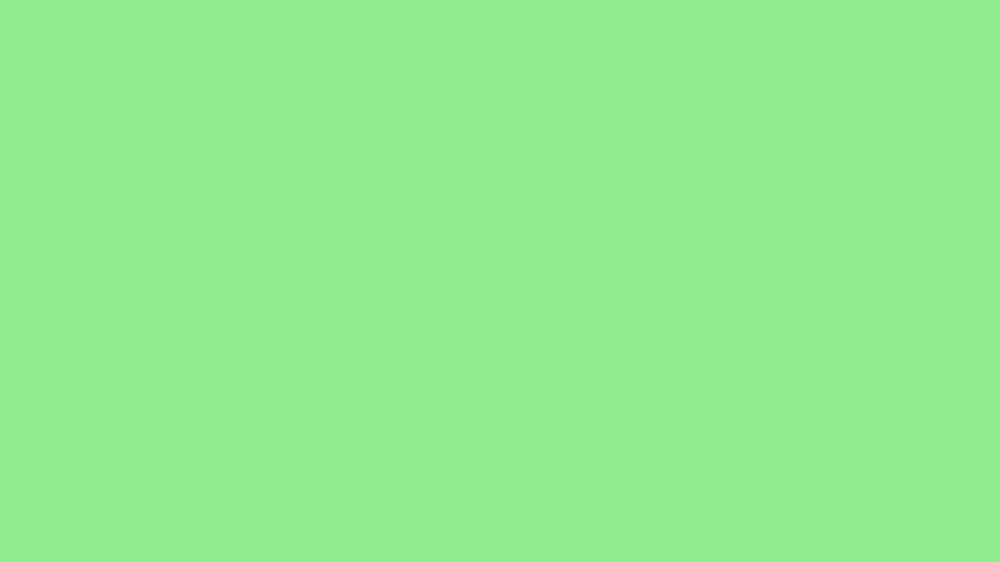
#> input picture OpenCV/color.png, 1000 x 562 px, shrunk from 1920 x 1080 before the run
$ python OpenCV.py   (older library calls are emulated)
#> lines starting #> are read from the running program, lines starting #| are printed output that depends on the picture; after the words box and inside, x2 and y2 are one past the last pixel; in counts of white or black regions, pixels touching at a corner belong together
import cv2
import numpy as np
import matplotlib.pyplot as plt

# Function to display images in a grid
def display_images(images, titles, rows, cols, figsize=(15, 10)):#images- list of image to display, titles: list of titles for each image, rows, cols-in grid,figsixe:width and height
    """Display multiple images in a grid layout"""
    fig, axes = plt.subplots(rows, cols, figsize=figsize)
    axes = axes.flatten() if rows * cols > 1 else [axes]#easier to iterate for us, suppose 100 elements(axes), it becomes 50

    for idx, (img, title) in enumerate(zip(images, titles)):
        if len(img.shape) == 2:  # Grayscale
            axes[idx].imshow(img, cmap='gray')#imshow shows image
        else:  # Color
            axes[idx].imshow(cv2.cvtColor(img, cv2.COLOR_BGR2RGB))
        axes[idx].set_title(title)
        axes[idx].axis('off')

    plt.tight_layout()
    plt.show()

# Load images
print("Loading images...")
color_img = cv2.imread('color.png')
#> color_img is the input picture: shape (562, 1000, 3); mean B, G, R 144, 238, 144
lion_img = cv2.imread('lion.jpg')
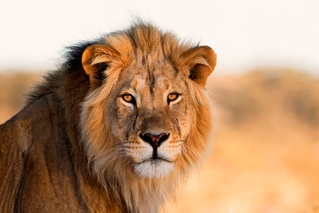
#> input picture OpenCV/lion.jpg, 319 x 213 px, shrunk from 612 x 408 before the run
#> lion_img is the input picture: shape (213, 319, 3); mean B, G, R 118.5, 150.7, 188.1

# Check if images are loaded
if color_img is None or lion_img is None:
    print("Error: Could not load images. Please check the file paths.")
    exit()

print(f"Color image shape: {color_img.shape}")#shapes of both images
#| Color image shape: (562, 1000, 3)
print(f"Lion image shape: {lion_img.shape}")
#| Lion image shape: (213, 319, 3)

# ===== 1. COLOR CONVERSIONS =====
print("\n1. Performing color conversions...")

# Convert to Grayscale
gray_color = cv2.cvtColor(color_img, cv2.COLOR_BGR2GRAY)#function that conversts BGR to Gray
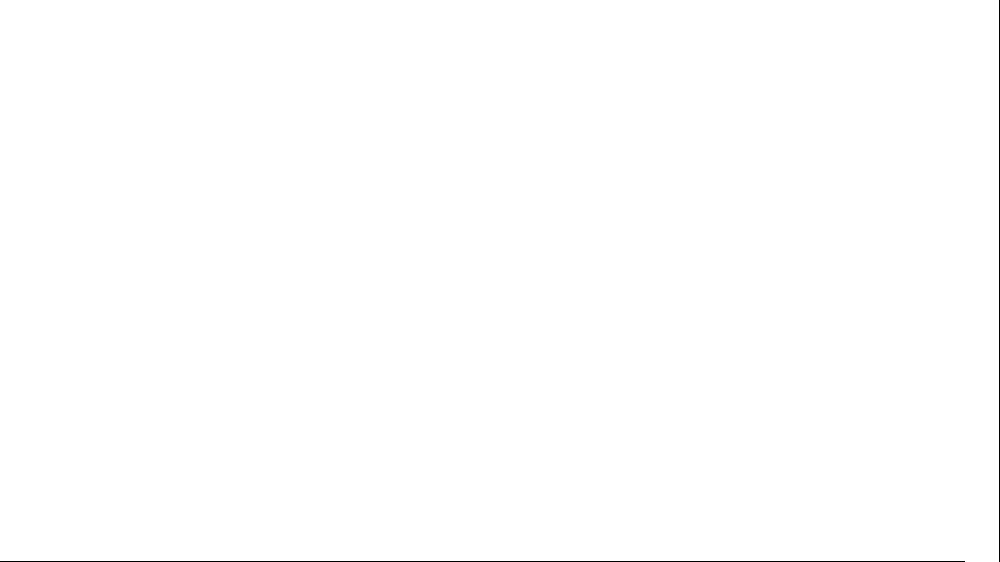
#> gray_color: shape (562, 1000); values 198 (black) and 199 (white), 99.7% white; black in thin lines or dots
gray_lion = cv2.cvtColor(lion_img, cv2.COLOR_BGR2GRAY)
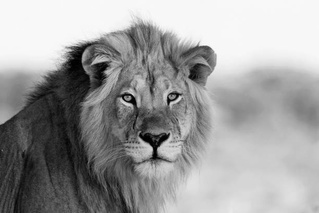
#> gray_lion: shape (213, 319); min 0, max 254, mean 158.1

# Convert to  # a format (hue, saturation & value)
hsv_color = cv2.cvtColor(color_img, cv2.COLOR_BGR2HSV)
#> hsv_color: shape (562, 1000, 3); mean H, S, V 60, 101, 238
hsv_lion = cv2.cvtColor(lion_img, cv2.COLOR_BGR2HSV)
#> hsv_lion: shape (213, 319, 3); mean H, S, V 14.4, 112.4, 188.2

# Display color conversions
display_images(
    [color_img, gray_color, hsv_color],
    ['Original Color', 'Grayscale', 'HSV'],
    1, 3 # 1 row, 3 images in 3 columns
)
#> the loop in display_images, `for idx, (img, title) in enumerate(zip(images, titles)):` made 3 passes
#> title on passes 1 to 3: 'Original Color', 'Grayscale', 'HSV'

display_images(
    [lion_img, gray_lion, hsv_lion],
    ['Original Lion', 'Grayscale Lion', 'HSV Lion'],
    1, 3
)
#> the loop in display_images (call 2), `for idx, (img, title) in enumerate(zip(images, titles)):` made 3 passes

# ===== 2. EDGE DETECTION =====
print("\n2. Performing edge detection...")

# Canny Edge Detection
edges_color = cv2.Canny(gray_color, 100, 200)
#> edges_color: shape (562, 1000); every value is 0
edges_lion = cv2.Canny(gray_lion, 100, 200)
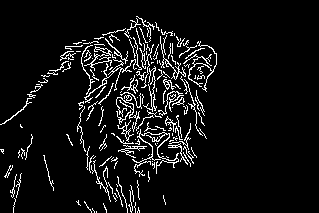
#> edges_lion: shape (213, 319); 7% white in thin lines or dots, all inside (x1, y1, x2, y2) = (0, 16, 217, 213)

# Sobel Edge Detection
sobelx = cv2.Sobel(gray_color, cv2.CV_64F, 1, 0, ksize=5)#1,0 is computing the gradient in x direction
sobely = cv2.Sobel(gray_color, cv2.CV_64F, 0, 1, ksize=5)
sobel_combined = np.sqrt(sobelx**2 + sobely**2)
sobel_combined = np.uint8(sobel_combined)

# Display edge detection
display_images(
    [gray_color, edges_color, sobel_combined],
    ['Grayscale', 'Canny Edges', 'Sobel Edges'],
    1, 3
)

display_images(
    [gray_lion, edges_lion],
    ['Grayscale Lion', 'Canny Edges Lion'],
    1, 2
)

# ===== 3. EROSION AND DILATION =====
print("\n3. Performing erosion and dilation...")

# Define kernel for morphological operations, larger kernel = stronger
kernel = np.ones((5, 5), np.uint8)#5,5 kernel length nd width

# Erosion
eroded_color = cv2.erode(color_img, kernel, iterations=1)
eroded_lion = cv2.erode(lion_img, kernel, iterations=1)

# Dilation
dilated_color = cv2.dilate(color_img, kernel, iterations=1)
dilated_lion = cv2.dilate(lion_img, kernel, iterations=1)
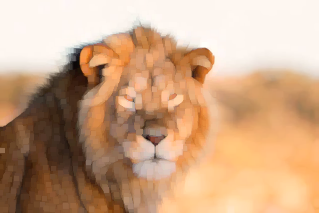
#> dilated_lion: shape (213, 319, 3); mean B, G, R 133.8, 165.6, 203.5

# Opening (Erosion followed by Dilation)
opening_color = cv2.morphologyEx(color_img, cv2.MORPH_OPEN, kernel)

# Closing (Dilation followed by Erosion)
closing_color = cv2.morphologyEx(color_img, cv2.MORPH_CLOSE, kernel)

# Display erosion and dilation
display_images(
    [color_img, eroded_color, dilated_color, opening_color, closing_color],
    ['Original', 'Eroded', 'Dilated', 'Opening', 'Closing'],
    2, 3, figsize=(15, 10)
)

display_images(
    [lion_img, eroded_lion, dilated_lion],
    ['Original Lion', 'Eroded Lion', 'Dilated Lion'],
    1, 3
)

# ===== 4. IMAGE DENOISING =====
print("\n4. Performing image denoising...")

# Add some noise to demonstrate denoising
def add_noise(img):
    """Add Gaussian noise to image"""
    row, col, ch = img.shape
#> row = 562; col = 1000; ch = 3
    mean = 0
    sigma = 25
    gauss = np.random.normal(mean, sigma, (row, col, ch))
    noisy = np.clip(img + gauss, 0, 255).astype(np.uint8)
    return noisy

# Create noisy images
noisy_color = add_noise(color_img)
noisy_lion = add_noise(lion_img)

# Apply different denoising techniques
# 1. Gaussian Blur
gaussian_color = cv2.GaussianBlur(noisy_color, (5, 5), 0)

# 2. Median Blur
median_color = cv2.medianBlur(noisy_color, 5)

# 3. Bilateral Filter (preserves edges)
bilateral_color = cv2.bilateralFilter(noisy_color, 9, 75, 75)

# 4. Non-local Means Denoising
nlm_color = cv2.fastNlMeansDenoisingColored(noisy_color, None, 10, 10, 7, 21)
nlm_lion = cv2.fastNlMeansDenoisingColored(noisy_lion, None, 10, 10, 7, 21)

# Display denoising results
display_images(
    [color_img, noisy_color, gaussian_color, median_color, bilateral_color, nlm_color],
    ['Original', 'Noisy', 'Gaussian Blur', 'Median Blur', 'Bilateral Filter', 'NLM Denoising'],
    2, 3, figsize=(15, 10)
)
#> the loop in display_images (call 7), `for idx, (img, title) in enumerate(zip(images, titles)):` made 6 passes
#> in display_images (call 7), `plt.show()`:
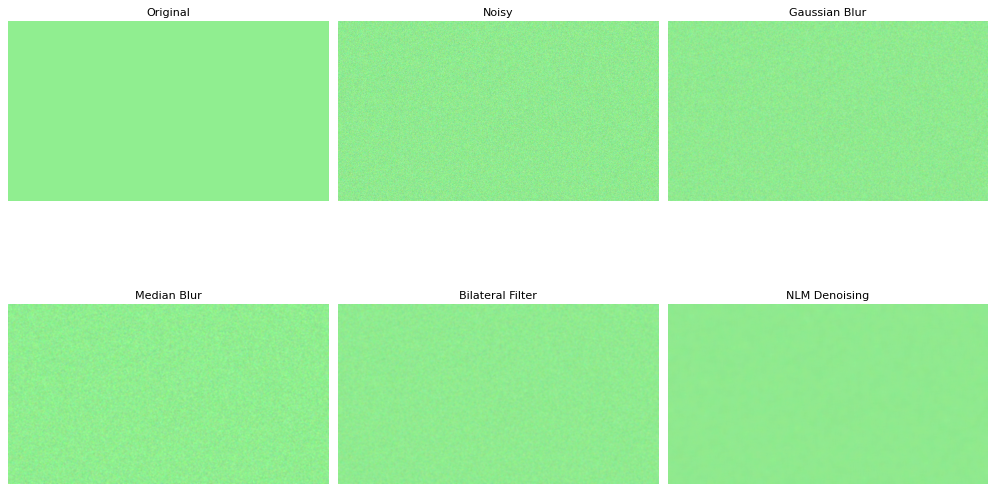
#> figure drawn by matplotlib, 6 panels

display_images(
    [lion_img, noisy_lion, nlm_lion],
    ['Original Lion', 'Noisy Lion', 'Denoised Lion'],
    1, 3
)
#> the loop in display_images (call 8), `for idx, (img, title) in enumerate(zip(images, titles)):` made 3 passes
#> in display_images (call 8), `plt.show()`:
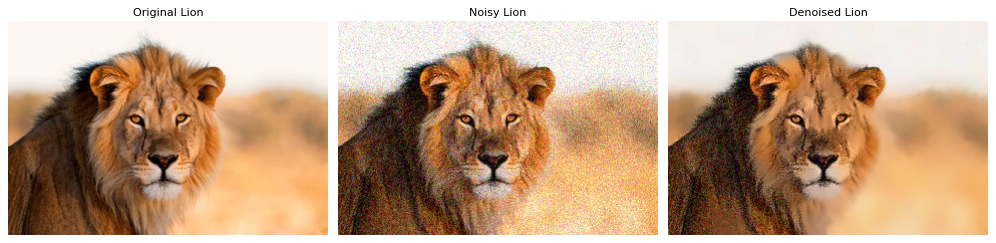
#> figure drawn by matplotlib, 3 panels

# ===== 5. SAVE PROCESSED IMAGES =====
print("\n5. Saving processed images...")

# Save some key results
cv2.imwrite('gray_color.jpg', gray_color)
cv2.imwrite('hsv_color.jpg', hsv_color)
cv2.imwrite('edges_color.jpg', edges_color)
cv2.imwrite('eroded_color.jpg', eroded_color)
cv2.imwrite('dilated_color.jpg', dilated_color)
cv2.imwrite('denoised_color.jpg', nlm_color)

cv2.imwrite('gray_lion.jpg', gray_lion)
cv2.imwrite('edges_lion.jpg', edges_lion)
cv2.imwrite('denoised_lion.jpg', nlm_lion)

print("\nAll operations completed successfully!")
print("Processed images have been saved.")

# ===== BONUS: Image Statistics =====
print("\n6. Image Statistics:")
print(f"Original Color Image - Mean: {np.mean(color_img):.2f}, Std: {np.std(color_img):.2f}")
#| Original Color Image - Mean: 175.33, Std: 44.31
print(f"Grayscale Image - Mean: {np.mean(gray_color):.2f}, Std: {np.std(gray_color):.2f}")
#| Grayscale Image - Mean: 199.00, Std: 0.05
print(f"Edge Image - Non-zero pixels: {np.count_nonzero(edges_color)}")
#| Edge Image - Non-zero pixels: 0
